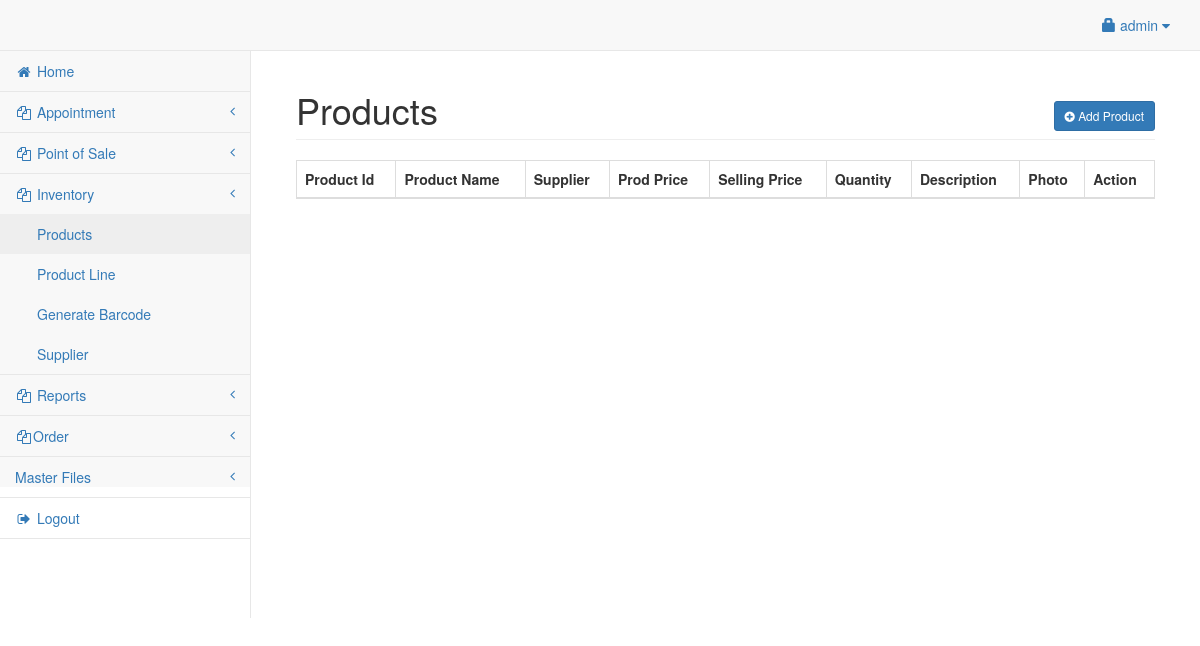
Before: /admin/product.php (signed in) with the older database file.
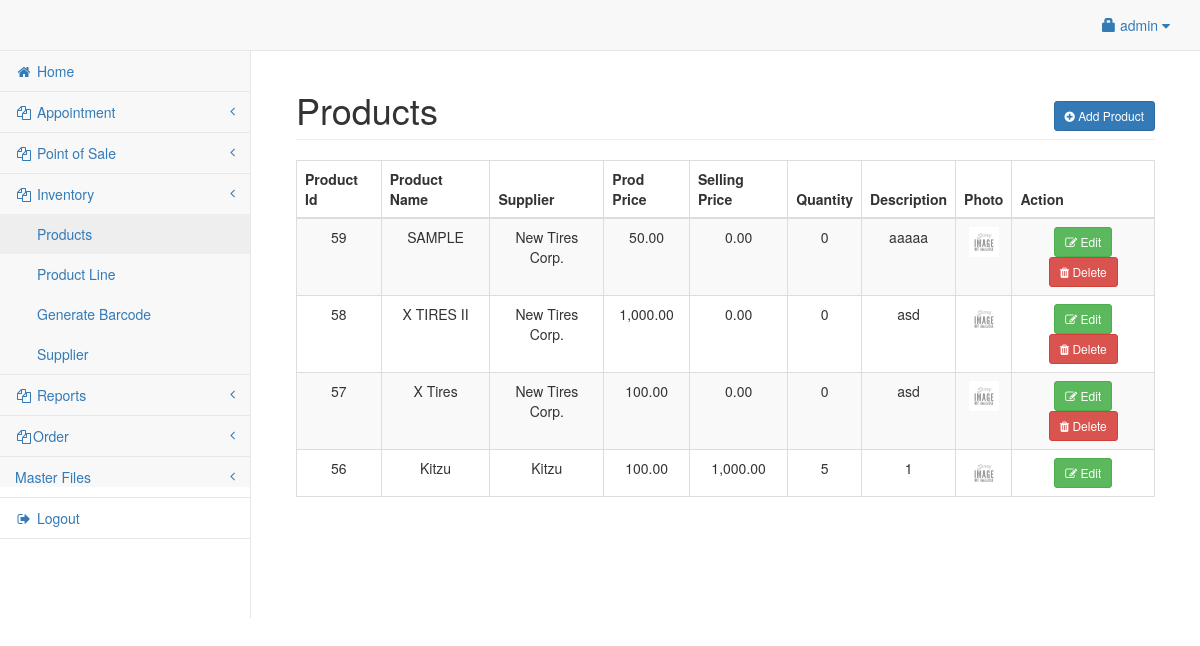
After: the same page with the newer database file.
### tables this page shows
CREATE TABLE `product` (
  `productid` int(11) NOT NULL,
  `categoryid` int(11) NOT NULL,
  `barcode_id` varchar(25) NOT NULL,
  `product_name` varchar(150) NOT NULL,
  `product_price` double NOT NULL,
  `price` int(10) NOT NULL,
  `product_qty` double NOT NULL,
  `photo` varchar(200) NOT NULL,
  `supplierid` int(11) NOT NULL,
  `date` date NOT NULL,
  `about` varchar(250) NOT NULL,
  `damage_qty` double NOT NULL
);

CREATE TABLE `supplier` (
  `userid` int(11) NOT NULL,
  `company_name` varchar(50) NOT NULL,
  `company_address` varchar(150) NOT NULL,
  `contact` varchar(50) NOT NULL
);

### admin/product.php (the view, shortened to what this page needs)
<?php include('header.php'); ?>
<body>
	<div id="wrapper">
		<?php include('navbar.php'); ?>
		<div style="height:50px;"></div>
		<div id="page-wrapper">
			<div class="container-fluid">
				<div class="row">
					<div class="col-lg-12">
						<h1 class="page-header">Products
							<span class="pull-right">
								<button class="btn btn-primary btn-sm" data-toggle="modal" data-target="#addproduct"><i class="fa fa-plus-circle"></i> Add Product</button>
							</span>
						</h1>
					</div>
				</div>
				<div class="row">
					<div class="col-lg-12">
						<table width="100%" class="table table-striped table-bordered table-hover" id="prodTable">
							<thead>
								<tr>
									<th>Product Id </th>
									<th>Product Name</th>
									<th>Supplier</th>
									<th>Prod Price</th>
									<th>Selling Price</th>
									<th>Quantity</th>
									<th>Description</th>
									<th>Photo</th>
									<th>Action</th>
								</tr>
							</thead>
							<tbody>
								<?php
								$pq = mysqli_query($conn, "SELECT * from product left join category on
								 category.categoryid=product.categoryid left join supplier on supplier.userid=product.supplierid
								 ORDER BY supplier.userid");
								while ($pqrow = mysqli_fetch_array($pq)) {
									$pid = $pqrow['productid'];
								?>
									<tr>
										<td>
											<center><?php echo $pid; ?></center>
										</td>
										<td>
											<center><?php echo $pqrow['product_name']; ?></center>
										</td>
										<td>
											<center><?php echo $pqrow['company_name']; ?></center>
										</td>
										<td>
											<center><?php echo number_format($pqrow['price'], 2) ?></center>
										</td>
										<td>
											<center><?php echo  number_format($pqrow['product_price'], 2) ?></center>
										</td>
										<td>
											<center><?php echo $pqrow['product_qty']; ?></center>
										</td>
										<td>
											<center><?php echo $pqrow['about']; ?></center>
										</td>
										<td>
											<center><img src="../<?php if (empty($pqrow['photo'])) {
																		echo "upload/noimage.jpg";
																	} else {
																		echo $pqrow['photo'];
																	} ?>" height="30px" width="30px;"></center>
										</td>
										<td>
											<center>
												<button class="btn btn-success btn-sm" data-toggle="modal" data-target="#editprod_<?php echo $pid; ?>"><i class="fa fa-edit"></i> Edit</button>
												<?php
												if ($pqrow['product_qty'] == 0) { ?>
													<button class="btn btn-danger btn-sm" data-toggle="modal" data-target="#delproduct_<?php echo $pid; ?>"><i class="fa fa-trash"></i> Delete</button>
												<?php	} ?>
											</center>
										</td>
									</tr>
								<?php
								}
								?>
							</tbody>
						</table>
					</div>
				</div>
			</div>
		</div>
	</div>
</body>
</html>

Changed rows visible on the page:
added product: productid "59", product_name "SAMPLE", supplierid.company_name "New Tires Corp.", price "50.00", product_price "0.00", product_qty "0", about "aaaaa"
added product: productid "58", product_name "X TIRES II", supplierid.company_name "New Tires Corp.", price "1,000.00", product_price "0.00", product_qty "0", about "asd"
added product: productid "57", product_name "X Tires", supplierid.company_name "New Tires Corp.", price "100.00", product_price "0.00", product_qty "0", about "asd"
added product: productid "56", product_name "Kitzu", supplierid.company_name "Kitzu", price "100.00", product_price "1,000.00", product_qty "5", about "1"
